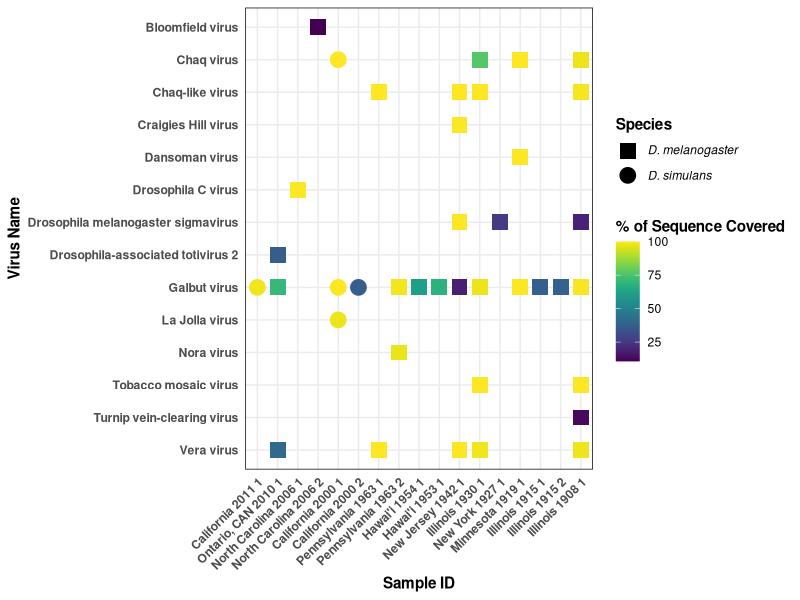
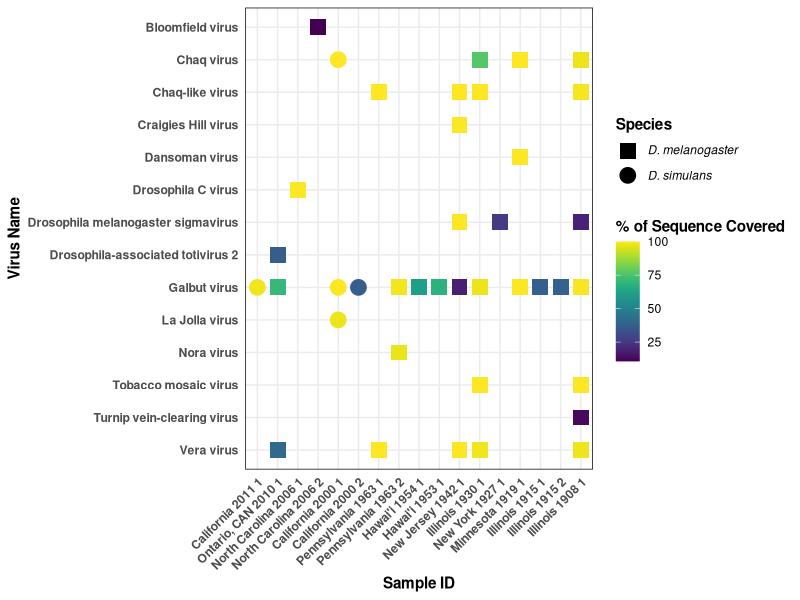

Recreate these plots in R, in order.
library(tidyverse)
library(viridis)

other_viruses <- read_csv("metadata/OtherViruses_known.csv")

other_viruses <- other_viruses %>% 
  mutate(id = str_c(sample_location," ",year," ",rep)) %>% 
  mutate(virus_name = as.factor(fct_rev(taxon_id)),
         id = factor(id, levels = c("California 2011 1", "Ontario, CAN 2010 1", 
                                    "North Carolina 2006 1", "North Carolina 2006 2", 
                                    "California 2000 1", "California 2000 2",
                                    "Pennsylvania 1963 1", "Pennsylvania 1963 2", "Hawai'i 1954 1", 
                                    "Hawai'i 1953 1", "New Jersey 1942 1", 
                                    "Illinois 1930 1", "New York 1927 1",
                                    "Minnesota 1919 1", "Illinois 1915 1", 
                                    "Illinois 1915 2", "Illinois 1908 1")))

fig <- ggplot(other_viruses, aes(x = id, y = virus_name)) +
  geom_point(aes(color = percent_coverage, shape = factor(Drosophila_species)), size = 5) +
  scale_color_viridis() +
  scale_shape_manual(labels = c(substitute(paste(italic("D. melanogaster"))), 
                                substitute(paste(italic("D. simulans")))),
                     values = c(15, 19)) +
  theme_minimal(base_size = 11) +
  theme(panel.border = element_rect(linetype = "solid", fill = NA),
        strip.background = element_rect(colour = "black", fill = "white"),
        axis.title = element_text(face = "bold"),
        legend.title = element_text(face = "bold"),
        strip.text = element_text(face = "bold"),
        axis.text = element_text(face = "bold"),
        axis.text.x = element_text(angle = 45, hjust = 1, vjust = 1)) +
  labs(x = "Sample ID", y = "Virus Name", color = "% of Sequence Covered", shape = "Species") 

fig
ggsave("plots/virus_pres_abs.pdf", units = "in", width = 10, height = 8)

